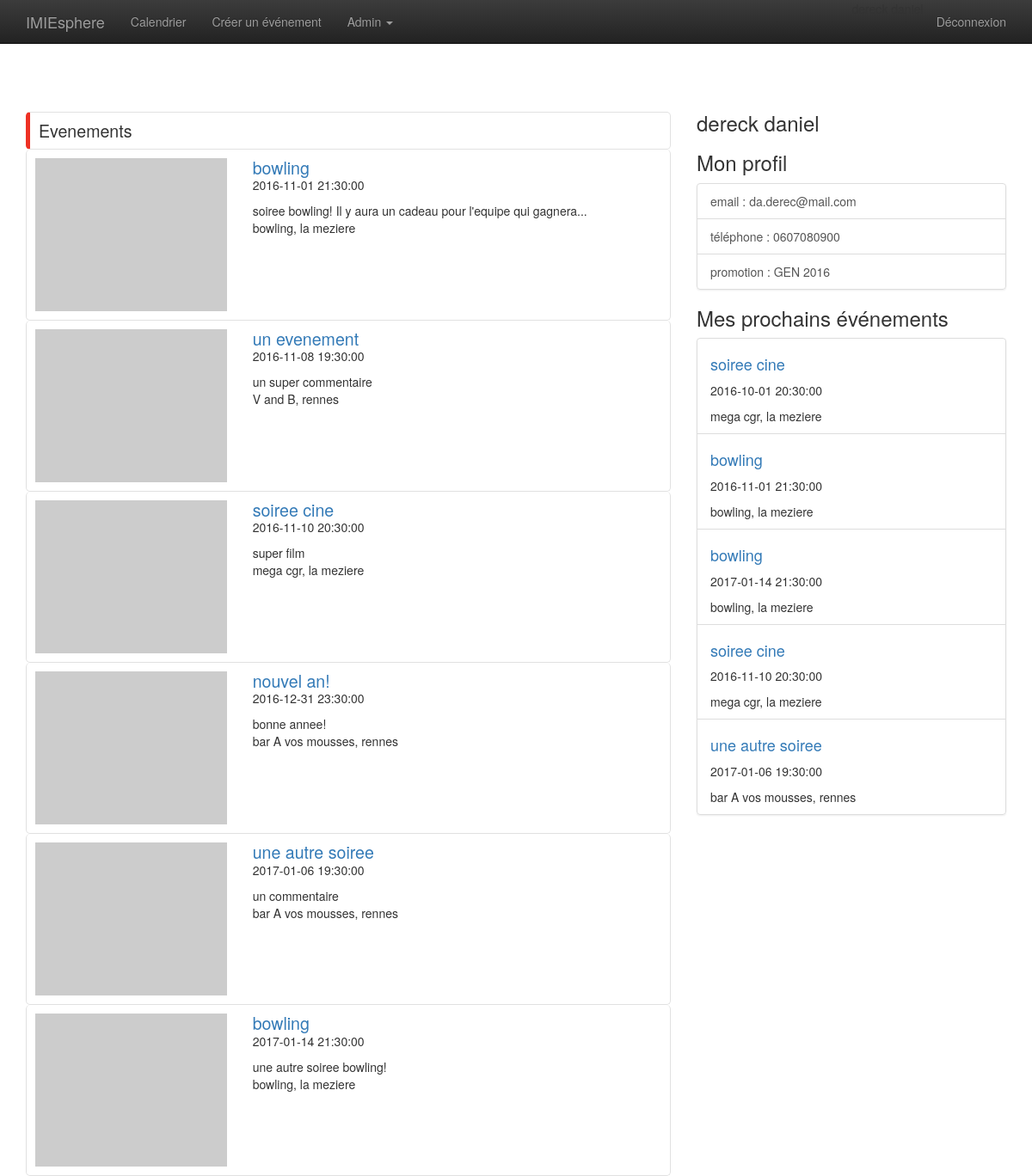
Screenshot of /index.php?action=calendar (signed in) with the database file from the repository.
### tables this page shows
CREATE TABLE `event` (
  `id_event` int(11) NOT NULL,
  `event_name` varchar(30) NOT NULL,
  `event_description` text,
  `event_start` datetime NOT NULL,
  `event_end` datetime DEFAULT NULL,
  `id_address` int(11) NOT NULL
);

CREATE TABLE `address` (
  `id_address` int(11) NOT NULL,
  `street` varchar(50) DEFAULT NULL,
  `street_number` varchar(8) DEFAULT NULL,
  `building` varchar(35) DEFAULT NULL,
  `address_name` varchar(25) DEFAULT NULL,
  `id_city` int(11) NOT NULL
);

CREATE TABLE `city` (
  `id_city` int(11) NOT NULL,
  `city_name` varchar(30) NOT NULL,
  `postal_code` mediumint(9) DEFAULT NULL
);

### application/controllers/EventController.php (called while the page is built, shortened)
<?php
class EventController{
	public function eventConsult($currentRole, $currentDate) {
		require_once('application/models/EventModel.php');
		$eventModel = new EventModel();
		$allEvents = $eventModel->getAllEvents($currentDate);
		require_once('application/views/site/Calendarconsult.php');
	}
}

### application/models/EventModel.php (called while the page is built, shortened)
<?php
class EventModel {
    public function getAllEvents($date) {
        $db = Db::getInstance();
        $query = $db->query('SELECT event.id_event, event.event_name, event.event_description, event.event_start, address.street_number, address.street, address.address_name, city.city_name FROM event
                                INNER JOIN address ON event.id_address = address.id_address
                                INNER JOIN city ON address.id_city = city.id_city
                                WHERE DATE(event.event_start) > \''.$date.'\'
                                ORDER BY event.event_start');
        $events = $query->fetchAll();
        return $events;
    }
}
?>

### application/models/UserRegistrationModel.php (called while the page is built, shortened)
<?php
class UserRegistrationModel {
	public function getUserRegistration ($id_user){
		$db = Db::getInstance();
		$query = $db->query('SELECT event.id_event, event.event_name, event.event_start, address.address_name, city.city_name FROM user_registration
								INNER JOIN registration ON user_registration.id_registration = registration.id_registration
								INNER JOIN event ON registration.id_event = event.id_event
								INNER JOIN address ON event.id_address = address.id_address
								INNER JOIN city ON address.id_city = city.id_city
						        WHERE user_registration.id_user = '.$id_user.'');
		$query = $query->fetchAll();
		return $query;
	}
}
?>

### application/controllers/UserRegistrationController.php (called while the page is built, shortened)
<?php
class UserRegistrationController{
	public function getUserRegistration ($id_user){
		require_once('application/models/UserRegistrationModel.php');
		$userRegistrationModel = new UserRegistrationModel();
		$userEvents = $userRegistrationModel->getUserRegistration($id_user);
		return $userEvents;
	}
}

### application/views/site/CalendarConsult.php (the view, shortened to what this page needs)
            <div class="row">
                <div class="col-sm-8 bloc">
                <div class="titre"><h2>Evenements</h2></div>
                    <?php foreach ($allEvents as $event) : ?>
                        <div class="sous-bloc">
                            <div class="row">
                                <div class="col-md-4">
                                    <img class="img-responsive" src="http://lorempixel.com/500/400" alt="" />
                                </div>
                                <article class="col-md-8">
                            		<header>
	                            		<h2><a href="index.php?action=eventShow&id_event=<?php echo $event['id_event']; ?>" id="link" ><?php echo $event['event_name']; ?></a></h2>
                                		<p class="article-info"><?php echo $event['event_start'] ?></p>
                            		</header>
                            		<section><?php echo $event['event_description'] ?></section>
                            		<footer>
                                		<span><?php echo $event['address_name'].', '.$event['city_name'] ?></span>
                           		 	</footer>
                        		</article>
                            </div>
                        </div>
                    <?php endforeach; ?>
                </div>
                <?php if(isset($_SESSION['id_role'])) : ?>
                    <?php require_once('application/views/layout/side.php'); ?>
                <?php endif; ?>
            </div>
<?php require_once('application/views/layout/footer.php'); ?>

### application/views/layout/side.php
<div class="col-sm-4">
    <aside class="bloc">
        <div class="post-recents">
            <h3><?php echo $_COOKIE['userInfos']['firstname'].' '.$_COOKIE['userInfos']['lastname']; ?></h3>
        </div>
        <div class="categories liste">
            <h3>Mon profil</h3>
            <div class="list-group">
                <a href="#" class="list-group-item list-perso"><?php echo 'email : '.$_COOKIE['userInfos']['email']; ?> </a>
                <a href="#" class="list-group-item list-perso "><?php echo 'téléphone : '.$_COOKIE['userInfos']['phone']; ?> </a>
                <a href="#" class="list-group-item list-perso"><?php echo 'promotion : '.$_COOKIE['userInfos']['grade_name'].' '.$_COOKIE['userInfos']['promotion']; ?> </a>
            </div>
        </div>
        <div class="commentaires-recents liste">
            <h3>Mes prochains événements</h3>
            <div class="list-group">
            	<?php foreach ($_COOKIE['userEvents'] as $event) : ?>
        			<article class="list-group-item list-perso">
            			<header>
             		<h4><a href="index.php?action=eventShow&id_event=<?php echo $event['id_event']; ?>" id="link" ><?php echo $event['event_name']; ?></a></h4>
                		<p class="article-info"><?php echo $event['event_start'] ?></p>
           				</header>
            			<footer>
                			<span><?php echo $event['address_name'].', '.$event['city_name'] ?></span>
            			</footer>
        			</article>
    			<?php endforeach; ?>
            </div>
        </div>
    </aside>
</div>

### assets/css/style.css (style rules this page uses)
body { margin-top : 100px; }
.bloc { margin-top: 30px; }
.bloc .titre { border: 1px solid #e1e1e1; border-radius: 5px; border-left: 5px solid #ee3124; padding: 10px; }
.bloc h2 { margin: 0; font-size: 1.4em; }
.sous-bloc { border: 1px solid #e1e1e1; border-radius: 5px; border-top: none; padding: 10px; }

### rows the page displays
event: event_name "bowling", event_start "2016-11-01 21:30:00", event_description "soiree bowling! Il y aura un cadeau pour l'equipe qui gagnera...", id_address.address_name "bowling", city.city_name "la meziere"
event: event_name "un evenement", event_start "2016-11-08 19:30:00", event_description "un super commentaire", id_address.address_name "V and B", city.city_name "rennes"
event: event_name "soiree cine", event_start "2016-11-10 20:30:00", event_description "super film", id_address.address_name "mega cgr", city.city_name "la meziere"
event: event_name "nouvel an!", event_start "2016-12-31 23:30:00", event_description "bonne annee!", id_address.address_name "bar A vos mousses", city.city_name "rennes"
event: event_name "une autre soiree", event_start "2017-01-06 19:30:00", event_description "un commentaire", id_address.address_name "bar A vos mousses", city.city_name "rennes"
event: event_name "bowling", event_start "2017-01-14 21:30:00", event_description "une autre soiree bowling!", id_address.address_name "bowling", city.city_name "la meziere"
event: event_name "soiree cine", event_start "2016-10-01 20:30:00", id_address.address_name "mega cgr", city.city_name "la meziere"

### other values shown
$_COOKIE['userInfos']['firstname'] "dereck"
$_COOKIE['userInfos']['lastname'] "daniel"
$_COOKIE['userInfos']['email'] "da.derec@mail.com"
$_COOKIE['userInfos']['phone'] "0607080900"
$_COOKIE['userInfos']['grade_name'] "GEN"
$_COOKIE['userInfos']['promotion'] "2016"
